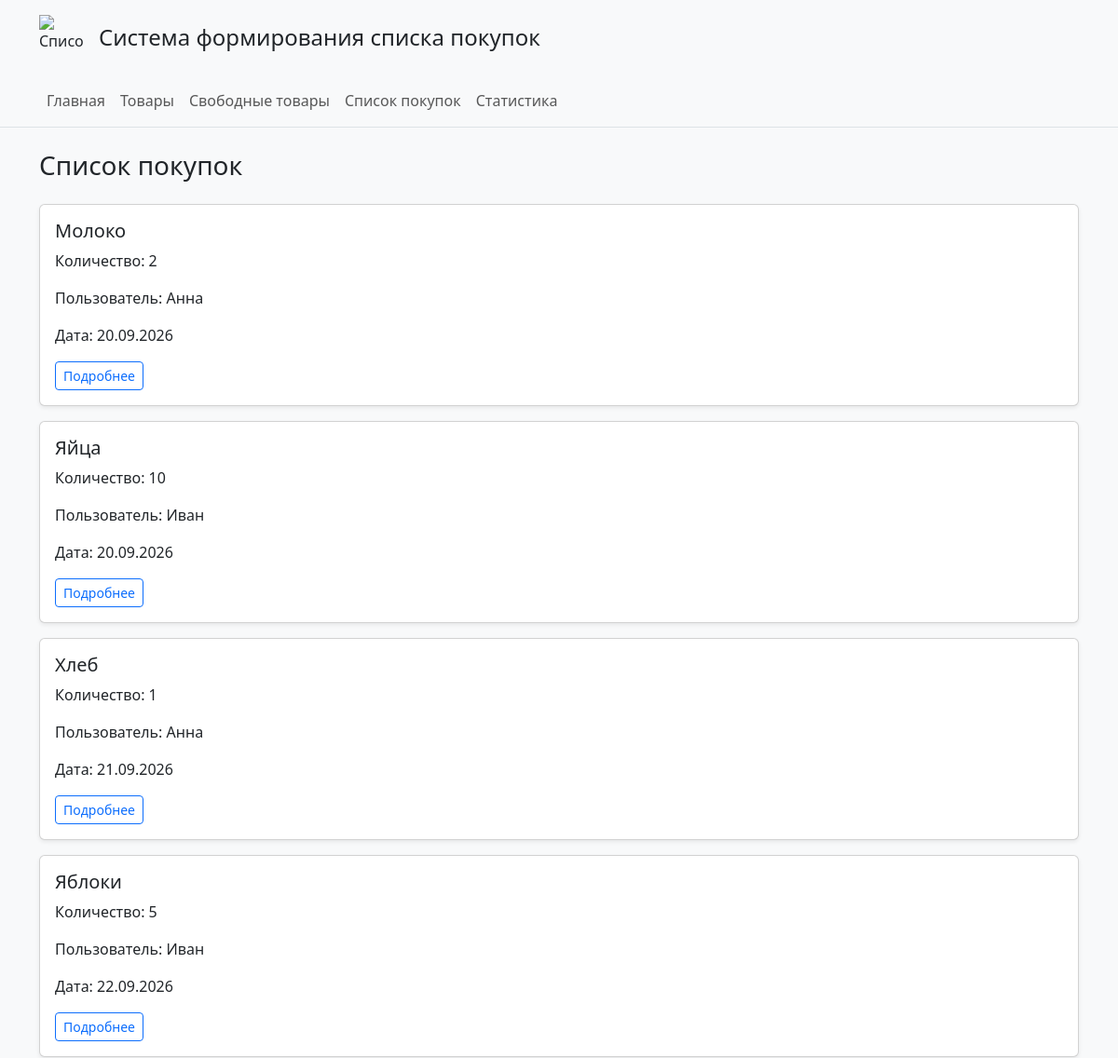
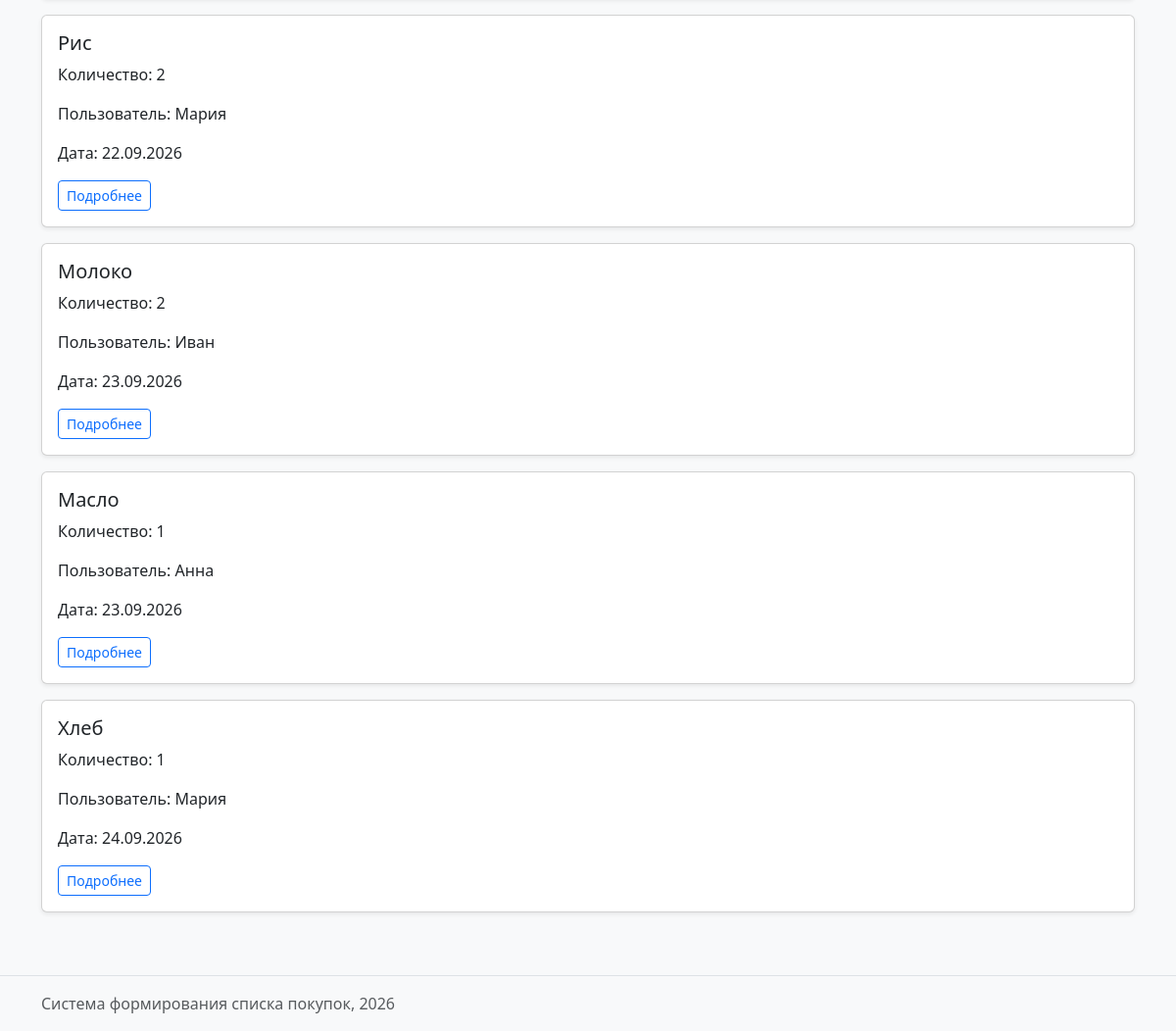
Page /purchases/ on the committed database (2 pictures, top to bottom).
### purchases/views.py (the view)
# urls.py: path("", views.purchase_list, name="list"),
def purchase_list(request):
    connection = get_connection()
    try:
        rows = connection.execute(
            """
            SELECT
                purchases.id,
                purchases.purchase_date,
                products.name AS product_name,
                products.quantity,
                users.name AS user_name
            FROM purchases
            JOIN products ON purchases.product_id = products.id
            JOIN users ON purchases.user_id = users.id
            WHERE purchases.is_cancelled = 0
            ORDER BY purchases.purchase_date, purchases.id
            """
        ).fetchall()
    finally:
        connection.close()
    purchases = []
    for row in rows:
        purchases.append({
            "id": row["id"],
            "purchase_date": date.fromisoformat(row["purchase_date"]),
            "product_name": row["product_name"],
            "quantity": row["quantity"],
            "user_name": row["user_name"],
        })
    return render(
        request,
        "purchases/purchase_list.html",
        {"purchases": purchases},
    )

### db/database.py (called while the page is built)
def get_connection():
    connection = sqlite3.connect(DB_PATH)
    connection.execute("PRAGMA foreign_keys = ON")
    connection.row_factory = sqlite3.Row
    return connection

### purchases/templates/purchases/purchase_list.html (shortened to what this page needs)
{% extends "base.html" %}
{% block content %}
<h1 class="h3 mb-4">Список покупок</h1>
{% for purchase in purchases %}
<article class="card shadow-sm mb-3">
    <div class="card-body">
        <h2 class="h5">{{ purchase.product_name }}</h2>
        <p>Количество: {{ purchase.quantity }}</p>
        <p>Пользователь: {{ purchase.user_name }}</p>
        <p>Дата: {{ purchase.purchase_date|date:"d.m.Y" }}</p>
        <a
            href="{% url 'purchases:detail' purchase.id %}"
            class="btn btn-outline-primary btn-sm"
        >
            Подробнее
        </a>
    </div>
</article>
{% empty %}
<p>Активные позиции не найдены.</p>
{% endfor %}
{% endblock %}

### templates/base.html (shortened to what this page needs)
{% load static %}
<!DOCTYPE html>
<html lang="ru">
<head>
    <link
        href="https://cdn.jsdelivr.net/npm/bootstrap@5.3.3/dist/css/bootstrap.min.css"
        rel="stylesheet"
    >
    <link rel="stylesheet" href="{% static 'homepage/css/style.css' %}">
</head>
<body>
    <header class="site-header border-bottom mb-4">
        <div class="container py-3 d-flex align-items-center gap-3">
            <img
                src="{% static 'homepage/img/logo.svg' %}"
                alt="Список покупок"
                width="48"
                height="48"
            >
            <p class="h4 mb-0">Система формирования списка покупок</p>
        </div>
        {% include "homepage/includes/navigation.html" %}
    </header>
    <main class="container pb-5">
        {% block content %}{% endblock %}
    </main>
    <footer class="border-top py-3">
        <div class="container text-muted">
            Система формирования списка покупок,
            <span id="current-year"></span>
        </div>
    </footer>
</body>
</html>

### homepage/templates/homepage/includes/navigation.html
<nav class="navbar navbar-expand-lg bg-body-tertiary">
    <div class="container">
        <ul class="navbar-nav">
            <li class="nav-item">
                <a class="nav-link" href="{% url 'homepage:index' %}">
                    Главная
                </a>
            </li>
            <li class="nav-item">
                <a class="nav-link" href="{% url 'products:list' %}">
                    Товары
                </a>
            </li>
            <li class="nav-item">
                <a class="nav-link" href="{% url 'products:available' %}">
                    Свободные товары
                </a>
            </li>
            <li class="nav-item">
                <a class="nav-link" href="{% url 'purchases:list' %}">
                    Список покупок
                </a>
            </li>
            <li class="nav-item">
                <a class="nav-link" href="{% url 'purchases:statistics' %}">
                    Статистика
                </a>
            </li>
        </ul>
    </div>
</nav>

### homepage/static/homepage/css/style.css (style rules this page uses)
body { background-color: #f8f9fa; }

### rows in the picture
products: product_name "Молоко", quantity "2", user_name "Анна", purchase_date "20.09.2026"
products: product_name "Яйца", quantity "10", user_name "Иван", purchase_date "20.09.2026"
products: product_name "Яблоки", quantity "5", user_name "Иван", purchase_date "22.09.2026"
products: product_name "Рис", quantity "2", user_name "Мария", purchase_date "22.09.2026"
products: product_name "Хлеб", quantity "1", user_name "Мария", purchase_date "24.09.2026"

### other values in the picture
{{ purchase.product_name }} "Хлеб" "Молоко" "Масло"
{{ purchase.quantity }} "1" "2" "1"
{{ purchase.user_name }} "Анна" "Иван" "Анна"
{{ purchase.purchase_date|date:"d.m.Y" }} "21.09.2026" "23.09.2026" "23.09.2026"
